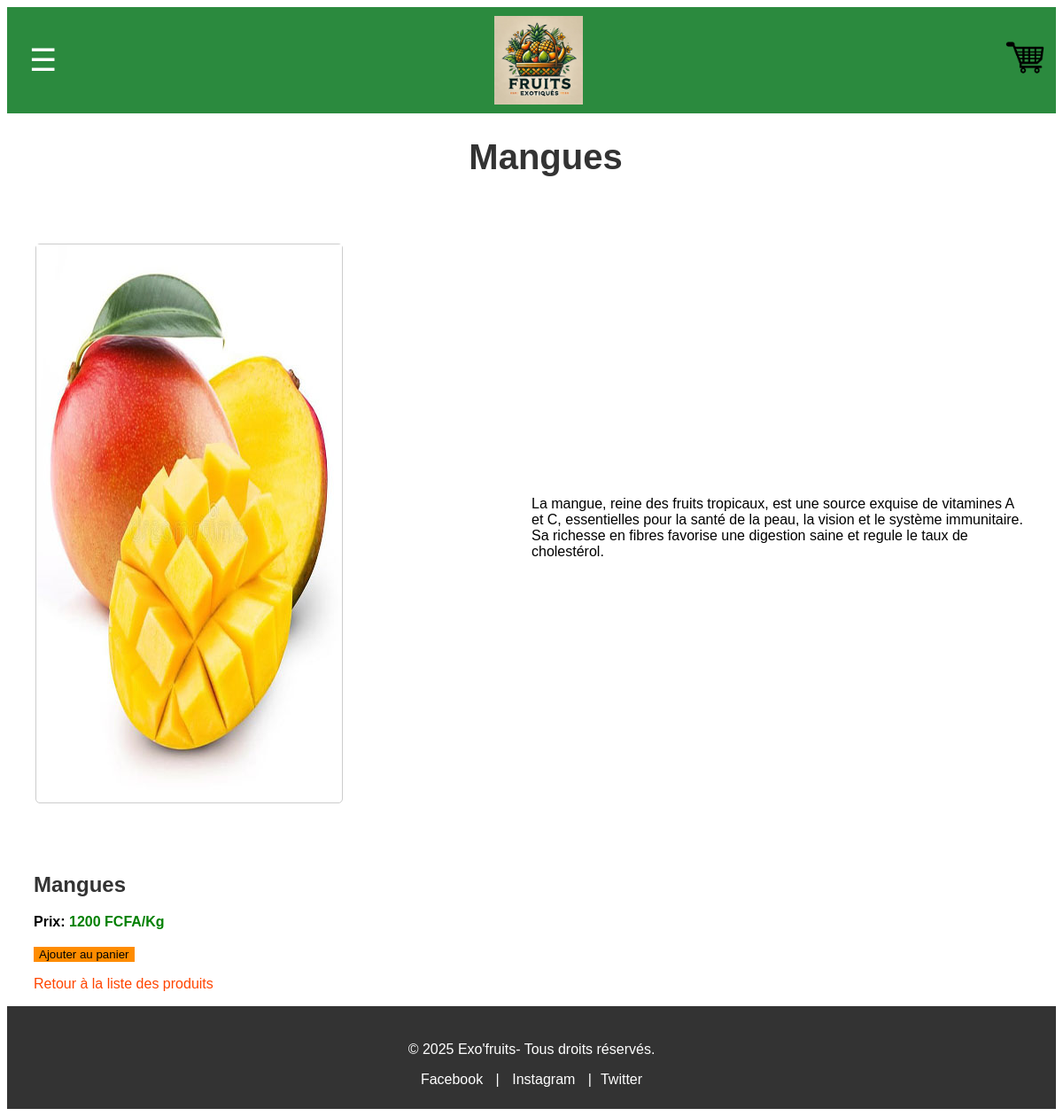
/produit.php?id=1, run on the app's committed database.
### tables this page shows
CREATE TABLE `produits` (
  `id` int(11) NOT NULL,
  `nom` varchar(50) NOT NULL,
  `detail` varchar(300) NOT NULL,
  `catégorie` varchar(50) NOT NULL,
  `photo` varchar(50) NOT NULL,
  `prix` varchar(50) NOT NULL,
  `remise` int(11) NOT NULL
);

### produit.php (the view, shortened to what this page needs)
<?php
require_once("connexion.php");
$id_produit = isset($_GET['id']) ? intval($_GET['id']) : null;
if ($id_produit) {
    $req = "SELECT id, nom, photo, prix, detail FROM produits WHERE id =" . $id_produit;
    $resultat = mysqli_query($link, $req);
    if ($produit = mysqli_fetch_assoc($resultat)) {
        ?>
        <!DOCTYPE html>
        <html lang="fr">
        <head>
            <link rel="stylesheet" href="style.css">
        </head>
        <body>
            <header>
                <?php include("haut.php"); ?>
            </header>
            <h1 class="h-h1"><?php echo $produit['nom']; ?></h1>
            <section class="h-el">
                <div class="product-image">
                    <img src="<?php echo $produit['photo']; ?>" alt="<?php echo $produit['nom']; ?>">
                </div>
                <p class="h-content"><?php echo $produit['detail'] ?></p>
            </section>
            <div class="product-info">
                <h2><?php echo $produit['nom'] ?></h2>
                <span class="product-price" id="prixUnitaire"><strong>Prix: </strong><?php echo $produit['prix'] ?> FCFA/Kg</span><br><br>
                <button class="bouton-ajouter-panier" data-id-produit="<?php echo $id_produit; ?>">Ajouter au panier</button>
                <p class="lien"><a href="index.php?page=hans">Retour à la liste des produits</a></p>
            </div>
            <footer>
                <?php include("bas.php"); ?>
            </footer>
        </body>
        </html>
        <?php
    } else {
        echo "Produit non trouvé.";
    }
}
?>

### style.css (style rules this page uses)
h1, h2, h3 { font-weight: bold; color: #333; }
.h-h1 { align-items: center; margin-left: 32px; text-align: center; font-size: 2.5rem; font-weight: bold; }
.h-content { max-width: 50%; }
.h-el { display: flex; justify-content: space-between; align-items: center; padding: 3rem 2rem; }
.product-image { width: auto; height: auto; margin-bottom: 10px; object-fit: cover; border: 1px solid #ccc; border: 1px solid #ccc; border-radius: 5px; }
footer { background-color: #333; color: white; text-align: center; padding: 12px; }
button { border: none; background-color: #ff8c00; }
body { font-family:Arial, Helvetica, sans-serif; }
.lien a { text-decoration: none; color:orangered; }
.lien a { text-decoration: none; }
.product-price { color: green; font-weight: 800; }
.product-info { margin-left: 30px; }
.product-info strong { color: #000; }

### data on the page
produits: nom "Mangues", photo (picture), detail "La mangue, reine des fruits tropicaux, est une source exquise de vitamines A et C, essentielles pour la santé de la peau, la vision et le système immunitaire. Sa richesse en fibres favorise une digestion saine et regule le taux de cholestérol.", prix "1200"
